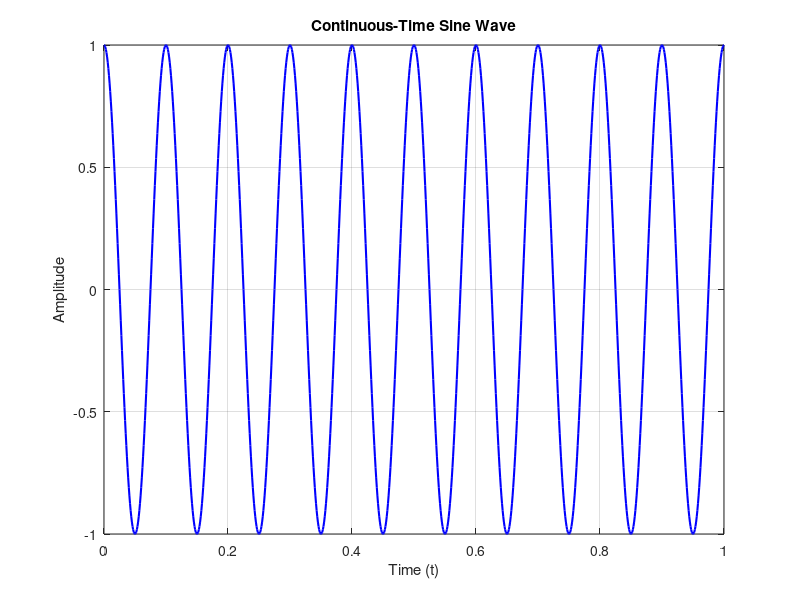
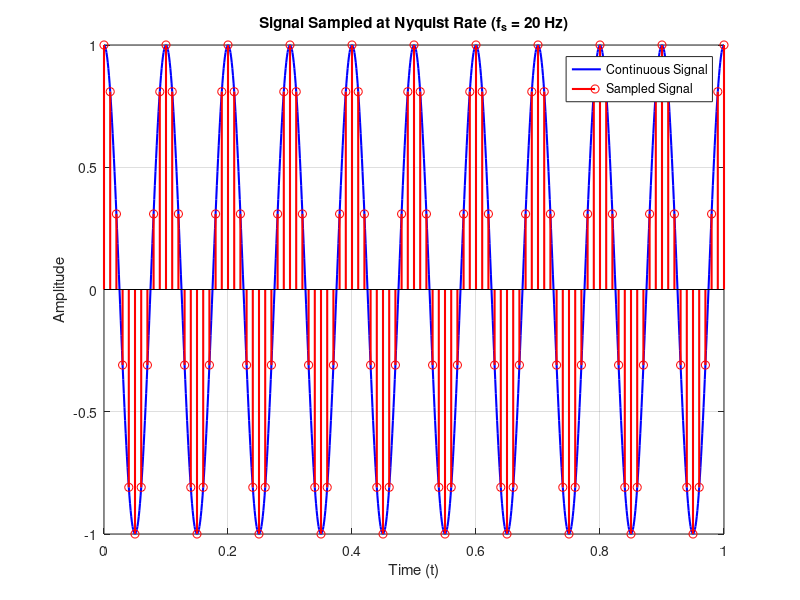
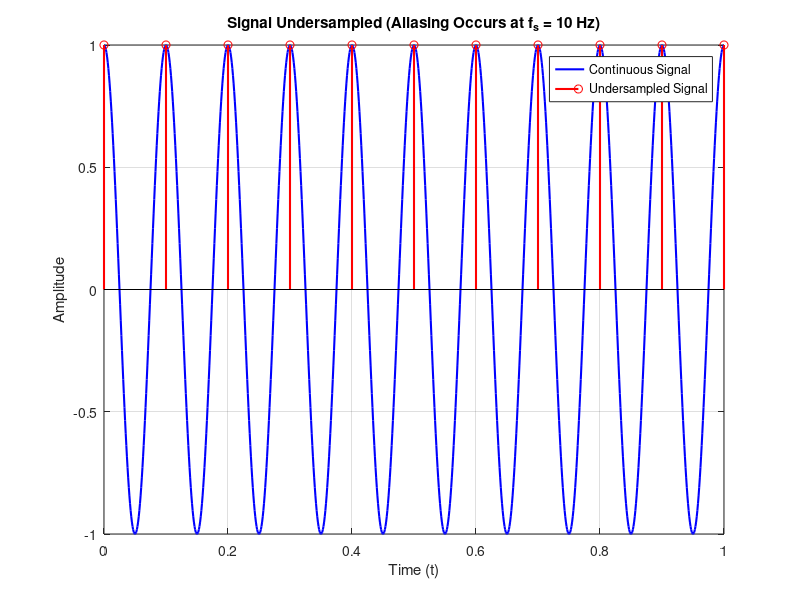

Source code (MATLAB) for these figures, in order:
% Sampling Theorem Demonstration in MATLAB
% Author: Abhishek 
% This code demonstrates the Sampling Theorem with the following concepts:
% 1. Continuous-time signal
% 2. Sampling at Nyquist rate (2 * f_max)
% 3. Undersampling (aliasing occurs)
% 4. Visualization of sampled signals and aliasing

%% Theory
% Sampling Theorem (Nyquist-Shannon Theorem):
% - To accurately represent a continuous signal in digital form, the sampling rate (f_s) must be at least twice the maximum frequency (f_max) present in the signal.
% - If f_s >= 2 * f_max, the signal can be perfectly reconstructed.
% - If f_s < 2 * f_max, aliasing occurs, and high-frequency components fold back into the lower frequencies.

% In this example, we will:
% - Create a continuous sinusoidal signal with frequency 10 Hz.
% - Sample it at the Nyquist rate (20 Hz).
% - Show the effects of undersampling at 10 Hz (aliasing).

%% 1. Continuous-Time Signal (Cosine Wave)
t_continuous = 0:0.001:1;  % Time vector for continuous signal (high resolution)
f = 10;  % Frequency of the sine wave (10 Hz)
x_continuous = cos(2 * pi * f * t_continuous);  % Continuous sine wave signal

% Plot continuous signal
figure;
plot(t_continuous, x_continuous, 'b-', 'LineWidth', 1.5);
title('Continuous-Time Sine Wave');
xlabel('Time (t)');
ylabel('Amplitude');
grid on;

%% 2. Sampling at Nyquist Rate (f_s = 2 * f_max)
f_s = 10 * f;  % Sampling frequency at Nyquist rate (20 Hz)
t_sampled = 0:1/f_s:1;  % Sampling points (sampling rate = 20 Hz)
x_sampled = cos(2 * pi * f * t_sampled);  % Sampled signal at Nyquist rate

% Plot continuous signal and sampled signal at Nyquist rate
figure;
plot(t_continuous, x_continuous, 'b-', 'LineWidth', 1.5);  % Continuous signal
hold on;
stem(t_sampled, x_sampled, 'r', 'LineWidth', 1.5);  % Sampled signal
title('Signal Sampled at Nyquist Rate (f_s = 20 Hz)');
xlabel('Time (t)');
ylabel('Amplitude');
legend('Continuous Signal', 'Sampled Signal');
grid on;

%% 3. Undersampling (f_s < 2 * f_max, Aliasing)
f_s_alias = f;  % Undersampling frequency (below Nyquist rate, 10 Hz)
t_sampled_alias = 0:1/f_s_alias:1;  % Sampling points (sampling rate = 10 Hz)
x_sampled_alias = cos(2 * pi * f * t_sampled_alias);  % Sampled signal with aliasing

% Plot continuous signal and undersampled signal
figure;
plot(t_continuous, x_continuous, 'b-', 'LineWidth', 1.5);  % Continuous signal
hold on;
stem(t_sampled_alias, x_sampled_alias, 'r', 'LineWidth', 1.5);  % Undersampled signal
title('Signal Undersampled (Aliasing Occurs at f_s = 10 Hz)');
xlabel('Time (t)');
ylabel('Amplitude');
legend('Continuous Signal', 'Undersampled Signal');
grid on;

%% Explanation of Results
% 1. In the first plot, we see the continuous signal (cosine wave with 10 Hz frequency).
% 2. In the second plot, we sample the signal at the Nyquist rate (20 Hz), and the sampled points match the continuous signal.
% 3. In the third plot, we sample at 10 Hz, which is below the Nyquist rate. This causes aliasing, and the sampled signal no longer accurately represents the original sine wave.
%    The frequency of the undersampled signal appears as a lower frequency due to aliasing.

%% Code Summary:
% - The continuous signal is generated using a high-resolution time vector.
% - The signal is then sampled at the Nyquist rate (2 * f_max).
% - Aliasing is demonstrated by undersampling below the Nyquist rate.
% - The `stem()` function is used to show the discrete samples of the signal.
% - The `plot()` function is used to visualize both the continuous and discrete signals.

%% Key Takeaways:
% - If the sampling rate is below the Nyquist rate (2 * f_max), aliasing will occur.
% - To avoid aliasing and accurately reconstruct the signal, the sampling rate must be at least twice the maximum frequency in the signal.
% - In real-world applications, anti-aliasing filters are often used before sampling to remove high-frequency components that could cause aliasing.

